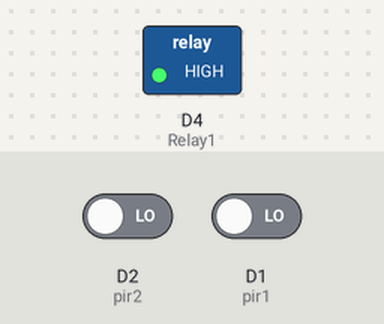
The sketch below on a simulated ESP8266 (NodeMCU). Shown: switched loads named in the sketch (green lamp = pin HIGH). Inputs (shaded band) come from the test bench; at power-on: D2 (pir2) LOW, D1 (pir1) LOW. What the sketch prints to the serial monitor is not drawn.

Above: at 1.2 s.
1.3 s: D2 (pir2) driven HIGH
At 1.6 s:
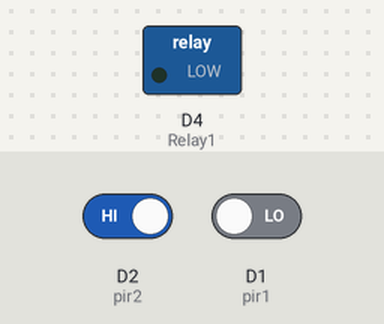
2.8 s: D1 (pir1) driven HIGH
Timing chart, 0 to 5.8 s (numbered marks = the images above; inputs shaded):
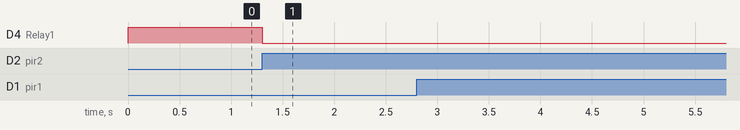

The sketch:

lights.ino
```cpp
int Relay1 = D4;
int pir1 = D1;
int pir2 = D2;
int state1;
int state2;


void setup() {
  // put your setup code here, to run once:
  Serial.begin(115200);
  pinMode(Relay1, OUTPUT);
  pinMode(pir1, INPUT);
  pinMode(pir2, INPUT);
  digitalWrite(Relay1,LOW);
}

void loop() {
  // put your main code here, to run repeatedly:
  state1 = digitalRead(pir1);
  state2 = digitalRead(pir2);

  if (state1 == HIGH) {
    Serial.println("motion detected in pir 1");

  } else {
    Serial.println("motion still in pir 1");

  }

  if (state2 == HIGH) {
    Serial.println("Motion detected in pir 2");
  } else {
    Serial.println("Motion still in pir 2");
  }

  if (state1 == HIGH || state2 == HIGH )
  {
    digitalWrite(Relay1, LOW);

  }
  else
  {
    digitalWrite(Relay1, HIGH);
  }


}
```

Measured:
- after the input at 1.3 s, D4 (Relay1): HIGH → LOW at once
